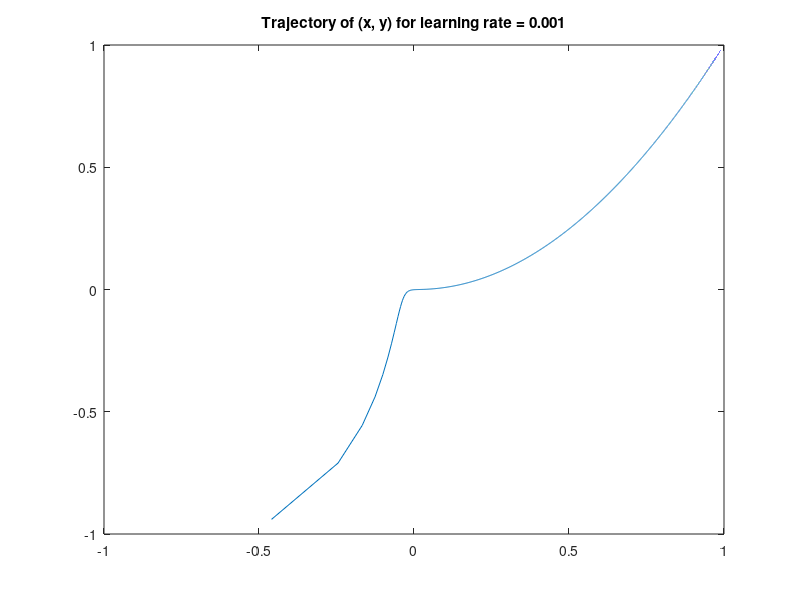

This figure's MATLAB source:
clc; 
clear all; 
num = 1; %set the initialized iteration as 1 
x(num) = rand(1)*2-1; %2*rand(1) belongs to (0,2),then -1 belongs to (-1,1)
y(num) = rand(1)*2-1; %y:a random value between -1 and 1
f(num) = (1-x(num))^2 + 100*(y(num)-x(num)^2)^2; 
learningrate = 0.001; %learning rate

while f(num) > 1e-8
Gx(num) = 2*x(num)-2+400*(x(num)^3-x(num)*y(num));
Gy(num) = 200*(y(num)-x(num)^2);
num = num + 1;
x(num) = x(num-1) - learningrate*Gx(num-1);
y(num) = y(num-1) - learningrate*Gy(num-1);
f(num) = (1-x(num))^2 + 100*(y(num)-x(num)^2)^2; 
end


plot(x,y,'-');
s = sprintf('Trajectory of (x, y) for learning rate = 0.001');
title(s);